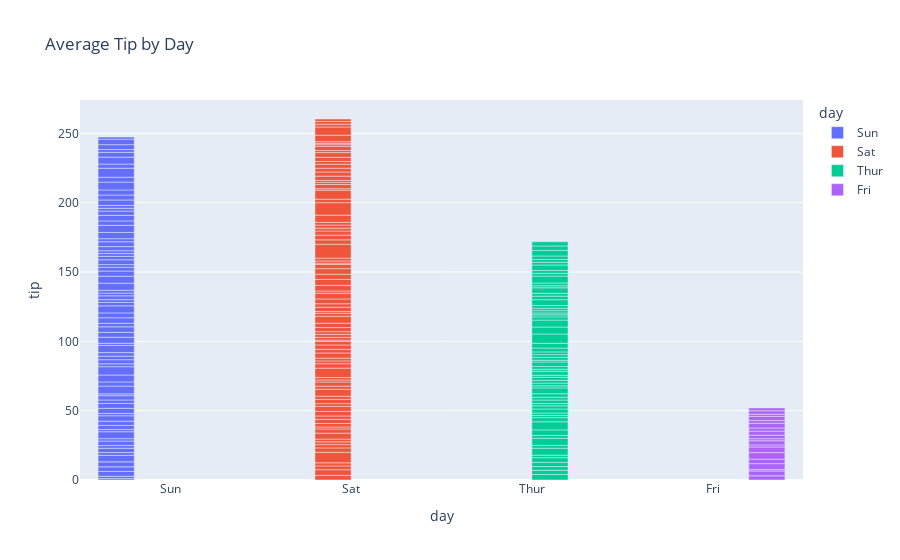

Notebook code for this chart:
### Code cell
px.bar(
    tips,
    x="day",
    y="tip",
    color="day",
    barmode="group",
    title="Average Tip by Day",
)

### Figure 1 — Plotly figure (JSON) as saved in the notebook; plotly's stock layout.template omitted (floating-point values rounded to 4 significant figures)
{"data": [{"alignmentgroup": "True", "hovertemplate": "day=%{x}<br>tip=%{y}<extra></extra>", "legendgroup": "Sun", "marker": {"color": "#636efa", "pattern": {"shape": ""}}, "name": "Sun", "offsetgroup": "Sun", "orientation": "v", "showlegend": true, "textposition": "auto", "type": "bar", "x": ["Sun", "Sun", "Sun", "Sun", "Sun", "Sun", "Sun", "Sun", "Sun", "Sun", "Sun", "Sun", "Sun", "Sun", "Sun", "Sun", "Sun", "Sun", "Sun", "Sun", "Sun", "Sun", "Sun", "Sun", "Sun", "Sun", "Sun", "Sun", "Sun", "Sun", "Sun", "Sun", "Sun", "Sun", "Sun", "Sun", "Sun", "Sun", "Sun", "Sun", "Sun", "Sun", "Sun", "Sun", "Sun", "Sun", "Sun", "Sun", "Sun", "Sun", "Sun", "Sun", "Sun", "Sun", "Sun", "Sun", "Sun", "Sun", "Sun", "Sun", "Sun", "Sun", "Sun", "Sun", "Sun", "Sun", "Sun", "Sun", "Sun", "Sun", "Sun", "Sun", "Sun", "Sun", "Sun", "Sun"], "xaxis": "x", "y": [1.01, 1.66, 3.5, 3.31, 3.61, 4.71, 2, 3.12, 1.96, 3.23, 1.71, 5, 1.57, 3, 3.02, 3.92, 1.67, 3.71, 3.5, 2.54, 3.06, 1.32, 5.6, 3, 5, 6, 2.05, 3, 2.5, 2.6, 5.2, 1.56, 4.34, 3.51, 4, 2.55, 4, 3.5, 5.07, 2.5, 2, 2.74, 2, 2, 5.14, 5, 3.75, 2.61, 2, 3.5, 2.5, 2, 2, 3, 3.48, 2.24, 4.5, 5.15, 3.18, 4, 3.11, 2, 2, 4, 3.55, 3.68, 5.65, 3.5, 6.5, 3, 5, 3.5, 2, 3.5, 4, 1.5], "yaxis": "y"}, {"alignmentgroup": "True", "hovertemplate": "day=%{x}<br>tip=%{y}<extra></extra>", "legendgroup": "Sat", "marker": {"color": "#EF553B", "pattern": {"shape": ""}}, "name": "Sat", "offsetgroup": "Sat", "orientation": "v", "showlegend": true, "textposition": "auto", "type": "bar", "x": ["Sat", "Sat", "Sat", "Sat", "Sat", "Sat", "Sat", "Sat", "Sat", "Sat", "Sat", "Sat", "Sat", "Sat", "Sat", "Sat", "Sat", "Sat", "Sat", "Sat", "Sat", "Sat", "Sat", "Sat", "Sat", "Sat", "Sat", "Sat", "Sat", "Sat", "Sat", "Sat", "Sat", "Sat", "Sat", "Sat", "Sat", "Sat", "Sat", "Sat", "Sat", "Sat", "Sat", "Sat", "Sat", "Sat", "Sat", "Sat", "Sat", "Sat", "Sat", "Sat", "Sat", "Sat", "Sat", "Sat", "Sat", "Sat", "Sat", "Sat", "Sat", "Sat", "Sat", "Sat", "Sat", "Sat", "Sat", "Sat", "Sat", "Sat", "Sat", "Sat", "Sat", "Sat", "Sat", "Sat", "Sat", "Sat", "Sat", "Sat", "Sat", "Sat", "Sat", "Sat", "Sat", "Sat", "Sat"], "xaxis": "x", "y": [3.35, 4.08, 2.75, 2.23, 7.58, 3.18, 2.34, 2, 2, 4.3, 3, 1.45, 2.5, 3, 2.45, 3.27, 3.6, 2, 3.07, 2.31, 5, 2.24, 3, 1.5, 1.76, 6.73, 3.21, 2, 1.98, 3.76, 2.64, 3.15, 2.47, 1, 2.01, 2.09, 1.97, 3, 3.14, 5, 2.2, 1.25, 3.08, 2.5, 3.48, 4.08, 1.64, 4.06, 4.29, 3.76, 4, 3, 1, 1.61, 2, 10, 3.16, 3.41, 3, 2.03, 2.23, 2, 5.16, 9, 2.5, 6.5, 1.1, 3, 1.5, 1.44, 3.09, 3, 2.72, 2.88, 2, 3, 3.39, 1.47, 3, 1.25, 1, 1.17, 4.67, 5.92, 2, 2, 1.75], "yaxis": "y"}, {"alignmentgroup": "True", "hovertemplate": "day=%{x}<br>tip=%{y}<extra></extra>", "legendgroup": "Thur", "marker": {"color": "#00cc96", "pattern": {"shape": ""}}, "name": "Thur", "offsetgroup": "Thur", "orientation": "v", "showlegend": true, "textposition": "auto", "type": "bar", "x": ["Thur", "Thur", "Thur", "Thur", "Thur", "Thur", "Thur", "Thur", "Thur", "Thur", "Thur", "Thur", "Thur", "Thur", "Thur", "Thur", "Thur", "Thur", "Thur", "Thur", "Thur", "Thur", "Thur", "Thur", "Thur", "Thur", "Thur", "Thur", "Thur", "Thur", "Thur", "Thur", "Thur", "Thur", "Thur", "Thur", "Thur", "Thur", "Thur", "Thur", "Thur", "Thur", "Thur", "Thur", "Thur", "Thur", "Thur", "Thur", "Thur", "Thur", "Thur", "Thur", "Thur", "Thur", "Thur", "Thur", "Thur", "Thur", "Thur", "Thur", "Thur", "Thur"], "xaxis": "x", "y": [4, 3, 2.71, 3, 3.4, 1.83, 5, 2.03, 5.17, 2, 4, 5.85, 3, 1.5, 1.8, 2.92, 2.31, 1.68, 2.5, 2, 2.52, 4.2, 1.48, 2, 2, 2.18, 1.5, 2.83, 1.5, 2, 3.25, 1.25, 2, 2, 2, 2.75, 3.5, 6.7, 5, 5, 2.3, 1.5, 1.36, 1.63, 1.73, 2, 4.19, 2.56, 2.02, 4, 1.44, 2, 5, 2, 2, 4, 2.01, 2, 2.5, 4, 3.23, 3], "yaxis": "y"}, {"alignmentgroup": "True", "hovertemplate": "day=%{x}<br>tip=%{y}<extra></extra>", "legendgroup": "Fri", "marker": {"color": "#ab63fa", "pattern": {"shape": ""}}, "name": "Fri", "offsetgroup": "Fri", "orientation": "v", "showlegend": true, "textposition": "auto", "type": "bar", "x": ["Fri", "Fri", "Fri", "Fri", "Fri", "Fri", "Fri", "Fri", "Fri", "Fri", "Fri", "Fri", "Fri", "Fri", "Fri", "Fri", "Fri", "Fri", "Fri"], "xaxis": "x", "y": [3, 3.5, 1, 4.3, 3.25, 4.73, 4, 1.5, 3, 1.5, 2.5, 3, 2.2, 3.48, 1.92, 3, 1.58, 2.5, 2], "yaxis": "y"}], "layout": {"barmode": "group", "legend": {"title": {"text": "day"}, "tracegroupgap": 0}, "title": {"text": "Average Tip by Day"}, "xaxis": {"anchor": "y", "categoryarray": ["Sun", "Sat", "Thur", "Fri"], "categoryorder": "array", "domain": [0, 1], "title": {"text": "day"}}, "yaxis": {"anchor": "x", "domain": [0, 1], "title": {"text": "tip"}}}}
